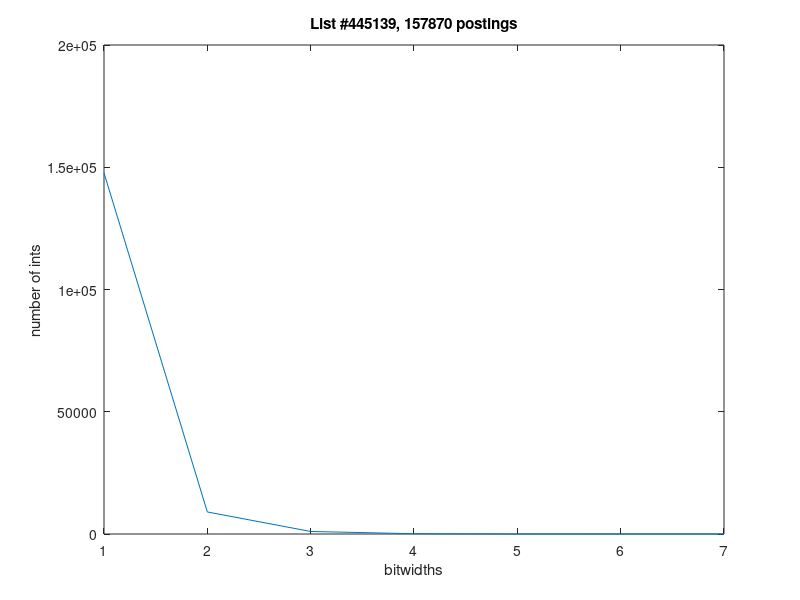

This chart was generated by the following MATLAB code:
list445139 = csvread('list445139.csv');

listnumber = list445139(1,1);
length = list445139(2,1);

rawbitwidths = list445139(4:34,:);



% row 44 is start of 1 bit list
% rown 286 is end of 28 bit list


%**************************************
%*** plot where n-bit ints went *******
%**************************************
bitsbyselector = list445139(44:286,:);
bitwidth1 = bitsbyselector(1:9,2);
bitwidth2 = bitsbyselector(10:18,2);
bitwidth3 = bitsbyselector(19:27,2);
bitwidth4 = bitsbyselector(28:36,2);

selectors = (1:9);

%plot(selectors, bitwidth1, selectors, bitwidth2, selectors, bitwidth3, selectors, bitwidth4)
%xlabel('selector')
%ylabel('number of ints')
%title('List #445139, 157870 postings')
%legend('1-bit ints','2-bit ints','3-bit ints','4-bit ints')



axis([1 9 0 100000])

xticks([1 2 3 4 5 7 9 14])
  
%*************************************
%**** plot how selectors were used ***
%*************************************
selectorbybits = list445139(287:end,:);

selector1 = selectorbybits(2:28,2);
selector2 = selectorbybits(30:56,2);
selector3 = selectorbybits(58:84,2);
selector4 = selectorbybits(86:112,2);
selector5 = selectorbybits(114:140,2);
selector7 = selectorbybits(142:168,2);
selector9 = selectorbybits(170:196,2);
selector14 = selectorbybits(198:224,2);
selector28 = selectorbybits(226:252,2);
fls = (1:27);

%plot(fls, selector1, fls, selector2, fls, selector3, ...
%     fls, selector4, fls, selector5)
%xlabel('bit width')
%ylabel('number of ints')
%title('List #445139, 157870 postings')
%  legend({'1 bit selector', '2 bit selector','3 bit selector','4 bit selector','5 bit selector'})

%axis([1 5 0 80000])



%plot raw bit with counts
%***************************
bitwidths = csvread('list445139bitwidths.csv')

bitwidths = bitwidths(4:10,:)
bits = bitwidths(1:end,1)
freqs = bitwidths(1:end,2)

plot(bits, freqs)
title('List #445139, 157870 postings')
xlabel('bitwidths')
ylabel('number of ints')
